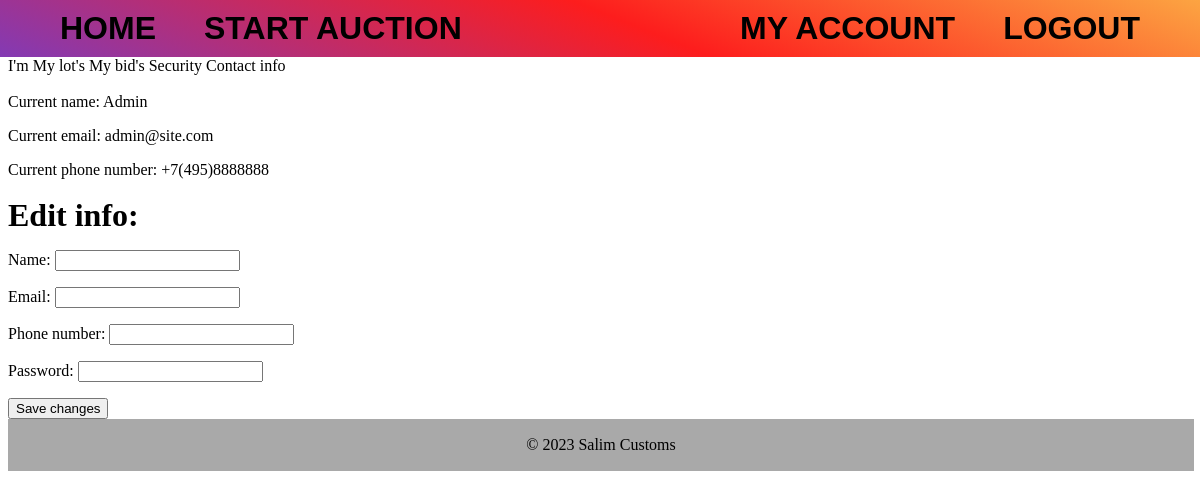
/profile/contact_info (signed in), run on the app's committed database.
### axaxa/models.py (models this page shows, shortened)
class CustomUser(AbstractUser):
    photo = models.ImageField(upload_to="user_photo/%Y/%m/%d/", verbose_name="Photo", blank=True, null=True,
                              default="user_photo/default.png")
    bookmarks = models.ManyToManyField('axaxa.Cars', related_name='bookmarked_by', blank=True)
    phone_number = models.CharField(max_length=15, blank=True, null=True)
    slug = models.SlugField(unique=True)
    user_groups = models.ManyToManyField(Group, related_name='custom_users')
    user_permissions = models.ManyToManyField(
        Permission,
        verbose_name="user permissions",
        blank=True,
        help_text="Specific permissions for this user.",
        related_name="custom_user_set",
        related_query_name="user",
    )
    groups = models.ManyToManyField(
        Group,
        verbose_name="groups",
        blank=True,
        help_text=(
            "The groups this user belongs to. A user will get all permissions "
            "granted to each of their groups."
        ),
        related_name="custom_user_set",
        related_query_name="user",
    )

### axaxa/views.py (the view, shortened to what this page needs)
# urls.py: path('profile/contact_info', login_required(ProfileEditInfo.as_view()), name='profile_contact'),
class ProfileEditInfo(FormView):
    form_class = UpdateContactInfo
    template_name = 'axaxa/profile_contact_info.html'
    def get_form_kwargs(self):
        kwargs = super().get_form_kwargs()
        kwargs['user'] = self.request.user
        return kwargs

### axaxa/forms.py (shortened to what this page needs)
class UpdateContactInfo(forms.ModelForm):
    first_name = forms.RegexField(max_length=10, regex=r'^[a-zA-Z]+$', label="Name", required=False)
    email = forms.EmailField(label="Email", required=False)
    phone_number = forms.CharField(max_length=15, required=False, label="Phone number")
    password = forms.PasswordInput()
    class Meta:
        model = CustomUser
        fields = ['first_name', 'email', 'phone_number', 'password']
    def __init__(self, user, *args, **kwargs):
        super().__init__(*args, **kwargs)
        self.user = user

### axaxa/templates/axaxa/profile_contact_info.html (shortened to what this page needs)
{% extends 'axaxa/profile_base.html' %}
{% block profile_content %}
    <div class="profile_contact-main">
        <br>
        {% if request.user.first_name %}
            Current name: {{ request.user.first_name }}
        {% else %}
            Current name: <i> set your Name below </i>
        {% endif %}
        <p> Current email: {{ request.user.email }}</p>
        {% if request.user.phone_number %}
            Current phone number: {{ request.user.phone_number }}
        {% else %}
            Current phone number: <i> set your phone number below </i>
        {% endif %}
        <br>
        <br>
        <h1>Edit info:</h1>
        <form method="POST" class="form-group">
            {{ form.as_p }}
            <button type="submit" class="btn btn-success">Save changes</button>
        </form>
    </div>
{% endblock %}

### axaxa/static/css/styles.css (style rules this page uses)
h1 { margin: 0; }
input { line-height: 0.4; !important; caret-shape: block; }
p { overflow: hidden; }
p { position: relative; }
p::after { content: ""; bottom: 0; right: 0; height: 0.5em; width: 100%; background: linear-gradient(to bottom, rgba(255, 255, 255, 0) 0%, rgba(255, 255, 255, 1) 70%); }

### data on the page
CustomUser: user.first_name "Admin", user.email "admin@site.com", user.phone_number "+7(495)8888888"
